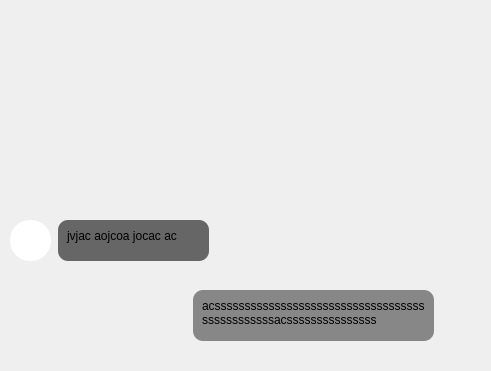
        <widget class="QWidget" name="scrollAreaWidgetContents_2">
         <property name="geometry">
          <rect>
           <x>0</x>
           <y>0</y>
           <width>491</width>
           <height>371</height>
          </rect>
         </property>
         <widget class="QTextEdit" name="text_bubble">
          <property name="geometry">
           <rect>
            <x>193</x>
            <y>290</y>
            <width>241</width>
            <height>51</height>
           </rect>
          </property>
          <property name="styleSheet">
           <string notr="true">#text_bubble {
	background-color: rgb(135, 135, 135);
	border-radius:10px;
	padding: 5px;
}</string>
          </property>
          <property name="autoFormatting">
           <set>QTextEdit::AutoFormattingFlag::AutoNone</set>
          </property>
          <property name="tabChangesFocus">
           <bool>false</bool>
          </property>
          <property name="lineWrapMode">
           <enum>QTextEdit::LineWrapMode::WidgetWidth</enum>
          </property>
          <property name="readOnly">
           <bool>true</bool>
          </property>
          <property name="html">
           <string>&lt;!DOCTYPE HTML PUBLIC &quot;-//W3C//DTD HTML 4.0//EN&quot; &quot;http://www.w3.org/TR/REC-html40/strict.dtd&quot;&gt;
&lt;html&gt;&lt;head&gt;&lt;meta name=&quot;qrichtext&quot; content=&quot;1&quot; /&gt;&lt;meta charset=&quot;utf-8&quot; /&gt;&lt;style type=&quot;text/css&quot;&gt;
p, li { white-space: pre-wrap; }
hr { height: 1px; border-width: 0; }
li.unchecked::marker { content: &quot;\2610&quot;; }
li.checked::marker { content: &quot;\2612&quot;; }
&lt;/style&gt;&lt;/head&gt;&lt;body style=&quot; font-family:'Segoe UI'; font-size:9pt; font-weight:400; font-style:normal;&quot;&gt;
&lt;p style=&quot; margin-top:0px; margin-bottom:0px; margin-left:0px; margin-right:0px; -qt-block-indent:0; text-indent:0px;&quot;&gt;acsssssssssssssssssssssssssssssssssssssssssssssssacsssssssssssssss&lt;/p&gt;&lt;/body&gt;&lt;/html&gt;</string>
          </property>
          <property name="overwriteMode">
           <bool>true</bool>
          </property>
          <property name="tabStopDistance">
           <double>100.000000000000000</double>
          </property>
         </widget>
         <widget class="QLabel" name="ava_2">
          <property name="geometry">
           <rect>
            <x>440</x>
            <y>300</y>
            <width>41</width>
            <height>41</height>
           </rect>
          </property>
          <property name="styleSheet">
           <string notr="true">border-radius: 20px;</string>
          </property>
          <property name="text">
           <string/>
          </property>
          <property name="pixmap">
           <pixmap resource="res.qrc">:/res/ava.png</pixmap>
          </property>
          <property name="scaledContents">
           <bool>true</bool>
          </property>
         </widget>
         <widget class="QTextEdit" name="text_bubble_2">
          <property name="geometry">
           <rect>
            <x>58</x>
            <y>220</y>
            <width>151</width>
            <height>41</height>
           </rect>
          </property>
          <property name="styleSheet">
           <string notr="true">#text_bubble_2 {
	background-color: rgb(102, 102, 102);
	border-radius:10px;
	padding: 5px;
}</string>
          </property>
          <property name="autoFormatting">
           <set>QTextEdit::AutoFormattingFlag::AutoNone</set>
          </property>
          <property name="tabChangesFocus">
           <bool>false</bool>
          </property>
          <property name="lineWrapMode">
           <enum>QTextEdit::LineWrapMode::WidgetWidth</enum>
          </property>
          <property name="readOnly">
           <bool>true</bool>
          </property>
          <property name="html">
           <string>&lt;!DOCTYPE HTML PUBLIC &quot;-//W3C//DTD HTML 4.0//EN&quot; &quot;http://www.w3.org/TR/REC-html40/strict.dtd&quot;&gt;
&lt;html&gt;&lt;head&gt;&lt;meta name=&quot;qrichtext&quot; content=&quot;1&quot; /&gt;&lt;meta charset=&quot;utf-8&quot; /&gt;&lt;style type=&quot;text/css&quot;&gt;
p, li { white-space: pre-wrap; }
hr { height: 1px; border-width: 0; }
li.unchecked::marker { content: &quot;\2610&quot;; }
li.checked::marker { content: &quot;\2612&quot;; }
&lt;/style&gt;&lt;/head&gt;&lt;body style=&quot; font-family:'Segoe UI'; font-size:9pt; font-weight:400; font-style:normal;&quot;&gt;
&lt;p style=&quot; margin-top:0px; margin-bottom:0px; margin-left:0px; margin-right:0px; -qt-block-indent:0; text-indent:0px;&quot;&gt;jvjac aojcoa jocac ac&lt;/p&gt;&lt;/body&gt;&lt;/html&gt;</string>
          </property>
          <property name="overwriteMode">
           <bool>true</bool>
          </property>
          <property name="tabStopDistance">
           <double>100.000000000000000</double>
          </property>
         </widget>
         <widget class="QLabel" name="chat_ava_10">
          <property name="geometry">
           <rect>
            <x>10</x>
            <y>220</y>
            <width>41</width>
            <height>41</height>
           </rect>
          </property>
          <property name="styleSheet">
           <string notr="true">border-radius: 20px;
background-color: rgb(255, 255, 255);</string>
          </property>
          <property name="text">
           <string/>
          </property>
          <property name="pixmap">
           <pixmap resource="res.qrc">:/res/person.png</pixmap>
          </property>
          <property name="scaledContents">
           <bool>true</bool>
          </property>
          <property name="margin">
           <number>0</number>
          </property>
         </widget>
        </widget>
